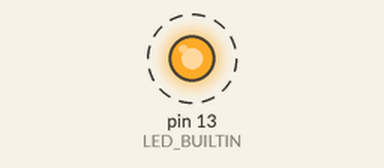
Bench run of a sketch on a simulated Arduino Uno, built with avr-gcc and run on an emulated ATmega328P. On the bench: output pins drawn as LEDs (lit = HIGH). Dashed ring = blinking. What the sketch prints to the serial monitor is not drawn.

Above: at 0.5 s.
Timing chart, 0 to 4.6 s (numbered marks = the images above):
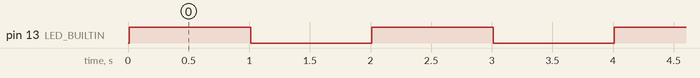

Measured:
- by itself, pin 13 (LED_BUILTIN): alternates HIGH for 1.0 s and LOW for 1.0 s

The sketch:

Myblink.ino
```cpp
void setup() {
  Serial.begin(9600);
  Serial.println("프로그램 시작");

  Serial.print("HIGH : ");
  Serial.println(HIGH);
  Serial.print("LOW : ");
  Serial.println(LOW);

  Serial.print("true : ");
  Serial.println(true);
  Serial.print("false : ");
  Serial.println(false);

  pinMode(LED_BUILTIN, OUTPUT);
}

//LED 상태를 저장하는 ledState 변수의 선언 및 초기화
boolean ledState = true;

void loop() {
  Serial.print("ledState = ");
  Serial.println(ledState);

  digitalWrite(LED_BUILTIN, ledState);

  if (ledState == true) {
    ledState = false;
  } else {
    ledState = true;
  }
  //ledState = !ledState;

  delay(1000);
}
```
